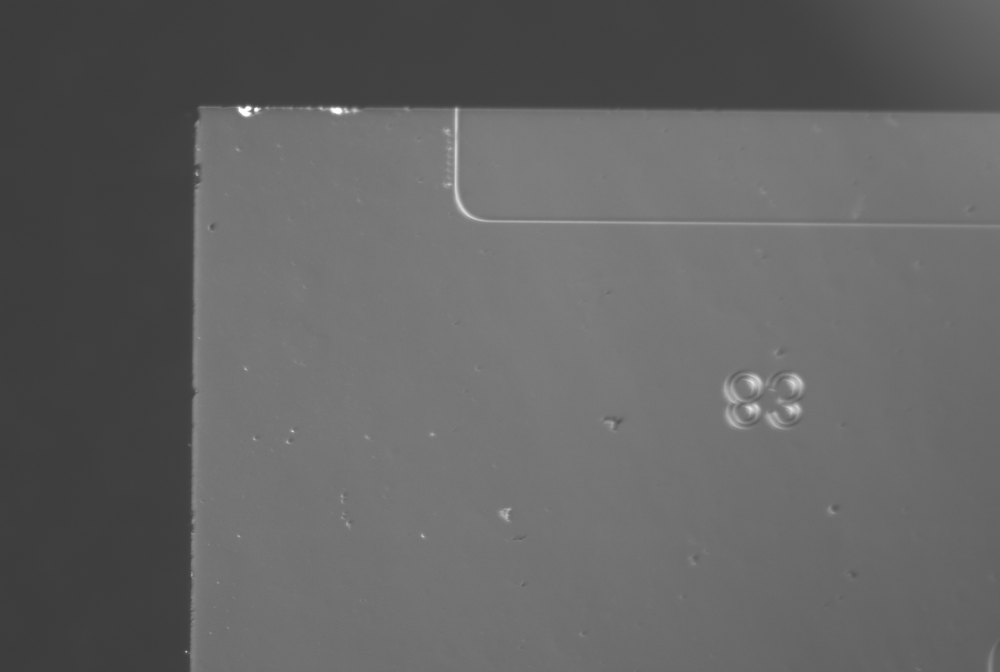
#> input picture data/foto1.png, 1000 x 672 px, shrunk from 3088 x 2076 before the run; its folder holds only this picture in this run
$ python chip_boundary_detection_test.py
#> lines starting #> are read from the running program, lines starting #| are printed output that depends on the picture; after the words box and inside, x2 and y2 are one past the last pixel; in counts of white or black regions, pixels touching at a corner belong together
### src/edge_detection.py
import cv2
import numpy as np

class EdgeDetector:
    def __init__(self, image_path):
        self.image = cv2.imread(image_path)
        if self.image is None:
            raise FileNotFoundError(f"Image at {image_path} not found!")

    def preprocess_image(self, gray):
        # Apply Gaussian blur to reduce noise and improve edge detection
        return cv2.GaussianBlur(gray, (5, 5), 0)

    # def preprocess_image(self, gray):
    #     # Apply bilateral filter to reduce noise and preserve edges
    #     return cv2.bilateralFilter(gray, 9, 75, 75)

    # [10 lines left out: function apply_roi, not called in this run]

    # [7 lines of commented-out code are left out]

    def detect_edges(self):
        gray = cv2.cvtColor(self.image, cv2.COLOR_BGR2GRAY)
        height, width = gray.shape

        # Regions of Interest (ROI)
        vertical_roi = gray[:, :int(width * 0.4)]  # For vertical edge detection
        horizontal_roi = gray[:int(height * 0.4), :]  # For horizontal edge detection

        # Adjusted Canny thresholds for better edge detection
        edges_vertical = cv2.Canny(vertical_roi, 50, 150)  # Tuned for better sensitivity
        edges_horizontal = cv2.Canny(horizontal_roi, 50, 150)

        return edges_vertical, edges_horizontal

    # [17 lines of commented-out code are left out]

    def detect_hough_lines(self, edges_vertical, edges_horizontal):
        # Adjusted Hough Line Transform parameters for better detection
        vertical_lines = cv2.HoughLinesP(edges_vertical, rho=1, theta=np.pi / 180, threshold=50, minLineLength=100,
                                         maxLineGap=20)
        horizontal_lines = cv2.HoughLinesP(edges_horizontal, rho=1, theta=np.pi / 180, threshold=50, minLineLength=100,
                                           maxLineGap=20)

        return vertical_lines, horizontal_lines

### src/chip_boundary_detection.py
from src.edge_detection import EdgeDetector
from src.utils import filter_lines_within_boundary, fit_line_linear_regression, get_line_from_regression
from src.visualizer import Visualizer
import cv2
import matplotlib.pyplot as plt

class ChipBoundaryDetector:
    def __init__(self, image_path):
        self.edge_detector = EdgeDetector(image_path)
        self.image = self.edge_detector.image

    def detect_chip_boundary(self):
        # Detect edges
        edges_vertical, edges_horizontal = self.edge_detector.detect_edges()

        # Visualize edges to debug the detection process
        # self.visualize_edges(edges_vertical, edges_horizontal)

        # Detect Hough lines
        vertical_lines, horizontal_lines = self.edge_detector.detect_hough_lines(edges_vertical, edges_horizontal)

        # Debug information for detected lines
        # print(f"Detected vertical lines: {len(vertical_lines) if vertical_lines is not None else 0}")
        # print(f"Detected horizontal lines: {len(horizontal_lines) if horizontal_lines is not None else 0}")

        # Filter and process lines
        filtered_vertical_lines = filter_lines_within_boundary(vertical_lines, axis='vertical', min_length=100, margin=15)
        filtered_horizontal_lines = filter_lines_within_boundary(horizontal_lines, axis='horizontal', min_length=100, margin=15)

        # Debug information for detected lines
        # print(f"Filtered vertical lines: {len(filtered_vertical_lines)}")
        # print(f"Filtered horizontal lines: {len(filtered_horizontal_lines)}")

        # Fit lines using linear regression (robust handling when there are not enough lines)
        vertical_offset = 20  # Adjust offset for vertical line
        vertical_line = None
        horizontal_line = None

        if len(filtered_vertical_lines) > 1:  # Check we have at least 2 points
            vertical_points = [(x1, y1) for x1, y1, x2, y2 in filtered_vertical_lines]
            slope_v, intercept_v = fit_line_linear_regression(vertical_points, axis='vertical')
            vertical_line = get_line_from_regression(slope_v, intercept_v, self.image.shape, axis='vertical', offset=vertical_offset)

            # Ensure the line is close to the expected left edge (manually set the x position if necessary)
            if vertical_line is not None and vertical_line[0] > self.image.shape[
                1] * 0.9:  # Check if too far to the right
                print("Vertical line too far to the right, adjusting...")
                vertical_line[0] = vertical_line[2] = int(self.image.shape[1] * 0.9)  # Adjust to 90% width position

        if len(filtered_horizontal_lines) > 1:  # Check we have at least 2 points
            horizontal_points = [(x1, y1) for x1, y1, x2, y2 in filtered_horizontal_lines]
            slope_h, intercept_h = fit_line_linear_regression(horizontal_points, axis='horizontal')
            horizontal_line = get_line_from_regression(slope_h, intercept_h, self.image.shape, axis='horizontal')

        return vertical_line, horizontal_line

    def visualize_chip_boundary(self):
        # Get detected boundary lines
        vertical_line, horizontal_line = self.detect_chip_boundary()

        # Use the visualizer to plot the results
        visualizer = Visualizer(self.image)
        visualizer.plot_boundaries(vertical_line, horizontal_line)

    # [25 lines of commented-out code are left out]

### src/utils.py
import numpy as np
from sklearn.linear_model import RANSACRegressor


def filter_lines_within_boundary(lines, axis='horizontal', min_length=150, margin=10):
    filtered_lines = []
    if lines is None:  # Check for NoneType to avoid errors
        return filtered_lines

    for line in lines:
        x1, y1, x2, y2 = line[0]
        length = np.sqrt((x2 - x1) ** 2 + (y2 - y1) ** 2)

        if axis == 'horizontal' and abs(y1 - y2) < margin and length >= min_length:
            filtered_lines.append((x1, y1, x2, y2))
        elif axis == 'vertical' and abs(x1 - x2) < margin and length >= min_length:
            filtered_lines.append((x1, y1, x2, y2))

    print(f"Filtered {len(filtered_lines)} {axis} lines")
    return filtered_lines


def fit_line_linear_regression(points, axis='horizontal'):
    if len(points) < 2:  # Ensure enough points for regression
        return None, None

    if axis == 'horizontal':
        x = np.array([p[0] for p in points])
        y = np.array([p[1] for p in points])
    else:
        x = np.array([p[1] for p in points])
        y = np.array([p[0] for p in points])

    A = np.vstack([x, np.ones(len(x))]).T
    m, b = np.linalg.lstsq(A, y, rcond=None)[0]
    return m, b


def get_line_from_regression(slope, intercept, image_shape, axis='horizontal', offset=0):
    if slope is None or intercept is None:  # Check for invalid regression
        return None

    height, width = image_shape[:2]
    if axis == 'horizontal':
        x1, x2 = 0, width
        y1 = int(slope * x1 + intercept)
        y2 = int(slope * x2 + intercept)
        return np.array([x1, y1, x2, y2], dtype=np.int32)
    else:
        y1, y2 = 0, height
        x1 = int(slope * y1 + intercept) + offset
        x2 = int(slope * y2 + intercept) + offset
        return np.array([x1, y1, x2, y2], dtype=np.int32)

# [10 lines left out: function fit_line_ransac, not called in this run]

### src/visualizer.py
import matplotlib.pyplot as plt
import cv2

class Visualizer:
    def __init__(self, image):
        self.image = image

    # [11 lines left out: function plot_edges, not called in this run]

    def plot_boundaries(self, vertical_line, horizontal_line):
        plt.figure(figsize=(10, 10))
        plt.imshow(cv2.cvtColor(self.image, cv2.COLOR_BGR2RGB))
        plt.title("Detected Chip Boundary")

        # Draw vertical line if present
        if vertical_line is not None:
            x1, y1, x2, y2 = vertical_line
            plt.plot([x1, x2], [y1, y2], color='blue', linewidth=2)  # Green line for vertical boundary

        # Draw horizontal line if present
        if horizontal_line is not None:
            x1, y1, x2, y2 = horizontal_line
            plt.plot([x1, x2], [y1, y2], color='blue', linewidth=2)  # Blue line for horizontal boundary

        plt.axis('on')  # Show coordinates
        plt.show()

    # [42 lines left out: functions plot_waveguide_entrance, plot_combined, not called in this run]

### test/chip_boundary_detection_test.py
import os
from src.chip_boundary_detection import ChipBoundaryDetector


def test_all_images_in_directory(directory_path):
    # Supported image extensions
    image_extensions = ('.png', '.jpg', '.jpeg', '.bmp', '.tiff')

    # Iterate over each file in the directory
    for filename in os.listdir(directory_path):
        # Check if the file is an image based on its extension
        if filename.lower().endswith(image_extensions):
            image_path = os.path.join(directory_path, filename)
            print(f"Testing with image: {image_path}")

            # Create a ChipBoundaryDetector object for each image
            boundary_detector = ChipBoundaryDetector(image_path)

            # Visualize the chip boundary for each image
            boundary_detector.visualize_chip_boundary()


def main():
    # Set the directory containing the images
    image_directory = '../data/'  # Path to the folder containing images

    # Test all images in the directory
    test_all_images_in_directory(image_directory)
#> in __init__, self.image is the input picture: shape (672, 1000, 3); min 59, max 255, mean 99.5
#> in detect_edges, `vertical_roi = gray[:, :int(width * 0.4)]`:
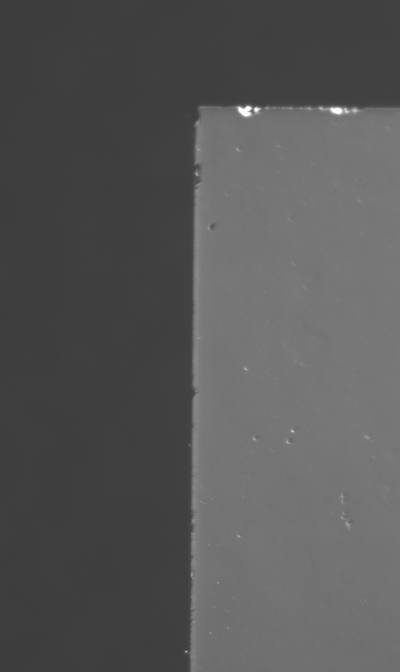
#> vertical_roi: shape (672, 400); min 59, max 255, mean 86.6
#> in detect_edges, `horizontal_roi = gray[:int(height * 0.4), :]`:
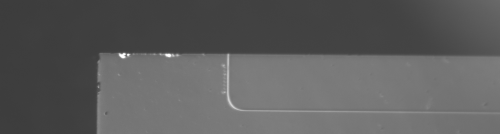
#> horizontal_roi: shape (268, 1000) (shown at 1/2 size); min 59, max 255, mean 92.3
#> in detect_edges, `edges_vertical = cv2.Canny(vertical_roi, 50, 150)`:
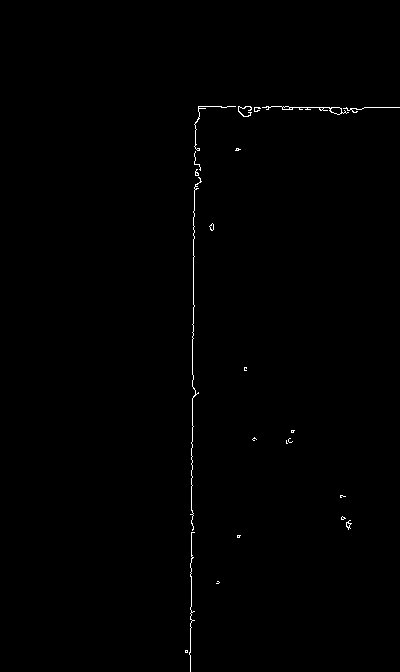
#> edges_vertical: shape (672, 400); 0.41% white in thin lines or dots, all inside (x1, y1, x2, y2) = (185, 106, 400, 672)
#> in detect_edges, `edges_horizontal = cv2.Canny(horizontal_roi, 50, 150)`:
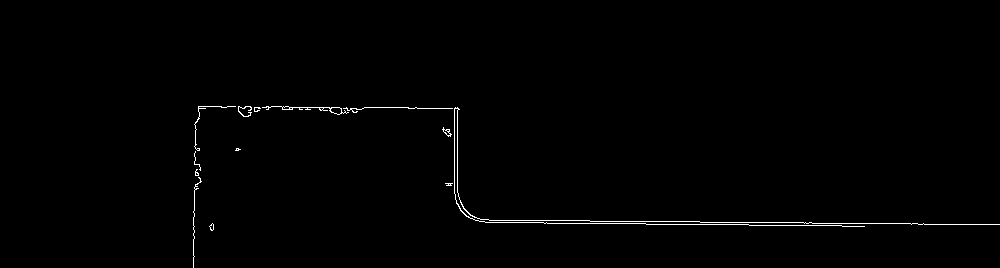
#> edges_horizontal: shape (268, 1000); 0.69% white in thin lines or dots, all inside (x1, y1, x2, y2) = (193, 106, 1000, 268)
#> in detect_hough_lines, `vertical_lines = cv2.HoughLinesP(edges_vertical, rho=1, theta=np.pi / ..`: vertical_lines = [[193, 300, 196, 121], [192, 485, 192, 324], [200, 106, 363, 108], [238, 108, 352, 110]]
#> in detect_hough_lines, `horizontal_lines = cv2.HoughLinesP(edges_horizontal, rho=1, theta=np.p..`: horizontal_lines = [[804, 223, 923, 223], [700, 222, 811, 222], [221, 107, 416, 107], [238, 108, 363, 108]]
#> the loop in filter_lines_within_boundary, `for line in lines:` made 4 passes
#> (x1, y1, x2, y2, length) on passes 1 to 4: (193, 300, 196, 121, 179), (192, 485, 192, 324, 161), (200, 106, 363, 108, 163), (238, 108, 352, 110, 114)
#> after the loop in filter_lines_within_boundary, `for line in lines:`: filtered_lines = [(193, 300, 196, 121), (192, 485, 192, 324)]
#| Filtered 2 vertical lines
#> the loop in filter_lines_within_boundary (call 2), `for line in lines:` made 4 passes
#> (x1, y1, x2, y2, length) on passes 1 to 4: (804, 223, 923, 223, 119), (700, 222, 811, 222, 111), (221, 107, 416, 107, 195), (238, 108, 363, 108, 125)
#| Filtered 4 horizontal lines
#> in detect_chip_boundary, `filtered_horizontal_lines = filter_lines_within_boundary(horizontal_li..`: filtered_horizontal_lines = [(804, 223, 923, 223), (700, 222, 811, 222), (221, 107, 416, 107), (238, 108, 363, 108)]
#> in detect_chip_boundary, `vertical_points = [(x1, y1) for x1, y1, x2, y2 in filtered_vertical_li..`: vertical_points = [(193, 300), (192, 485)]
#> in fit_line_linear_regression, `x = np.array([p[1] for p in points])`: x = [300, 485]
#> in fit_line_linear_regression, `y = np.array([p[0] for p in points])`: y = [193, 192]
#> in fit_line_linear_regression, `A = np.vstack([x, np.ones(len(x))]).T`: A = [[300, 1], [485, 1]]
#> in fit_line_linear_regression, `m, b = np.linalg.lstsq(A, y, rcond=None)[0]`: m = -0.00541; b = 194.6
#> in detect_chip_boundary, `slope_v, intercept_v = fit_line_linear_regression(vertical_points, axi..`: slope_v = -0.00541; intercept_v = 194.6
#> in get_line_from_regression, `x1 = int(slope * y1 + intercept) + offset`: x1 = 214
#> in get_line_from_regression, `x2 = int(slope * y2 + intercept) + offset`: x2 = 210
#> in detect_chip_boundary, `vertical_line = get_line_from_regression(slope_v, intercept_v, self.im..`: vertical_line = [214, 0, 210, 672]
#> in detect_chip_boundary, `horizontal_points = [(x1, y1) for x1, y1, x2, y2 in filtered_horizonta..`: horizontal_points = [(804, 223), (700, 222), (221, 107), (238, 108)]
#> in detect_chip_boundary, `slope_h, intercept_h = fit_line_linear_regression(horizontal_points, a..`: slope_h = 0.216; intercept_h = 59.03
#> in detect_chip_boundary, `horizontal_line = get_line_from_regression(slope_h, intercept_h, self...`: horizontal_line = [0, 59, 1000, 274]
#> in visualize_chip_boundary, `vertical_line, horizontal_line = self.detect_chip_boundary()`: vertical_line = [214, 0, 210, 672]; horizontal_line = [0, 59, 1000, 274]
#> in plot_boundaries, `x1, y1, x2, y2 = vertical_line`: x1 = 214; y1 = 0; x2 = 210; y2 = 672
#> in plot_boundaries, `x1, y1, x2, y2 = horizontal_line`: x1 = 0; y1 = 59; x2 = 1000; y2 = 274
#> in plot_boundaries, `plt.show()`:
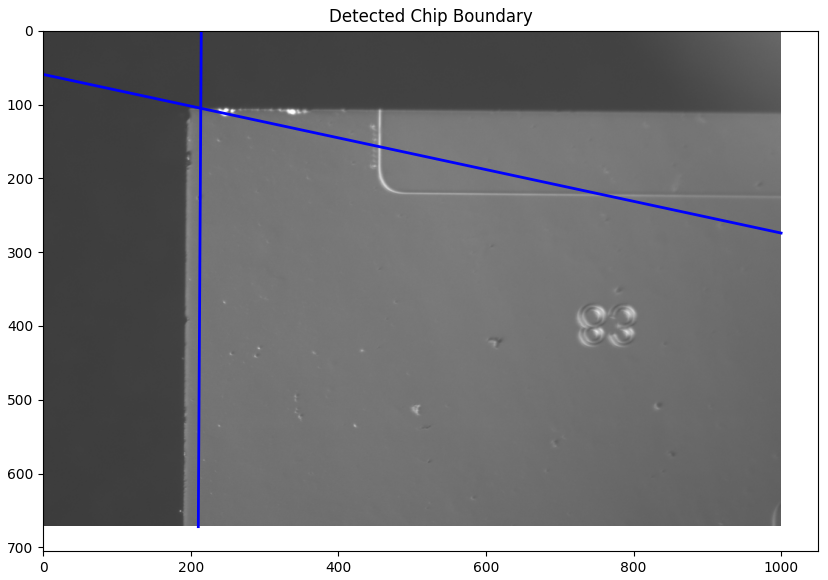
#> figure drawn by matplotlib, 1 panel


if __name__ == "__main__":
    main()

$ run again, on data/foto4.png
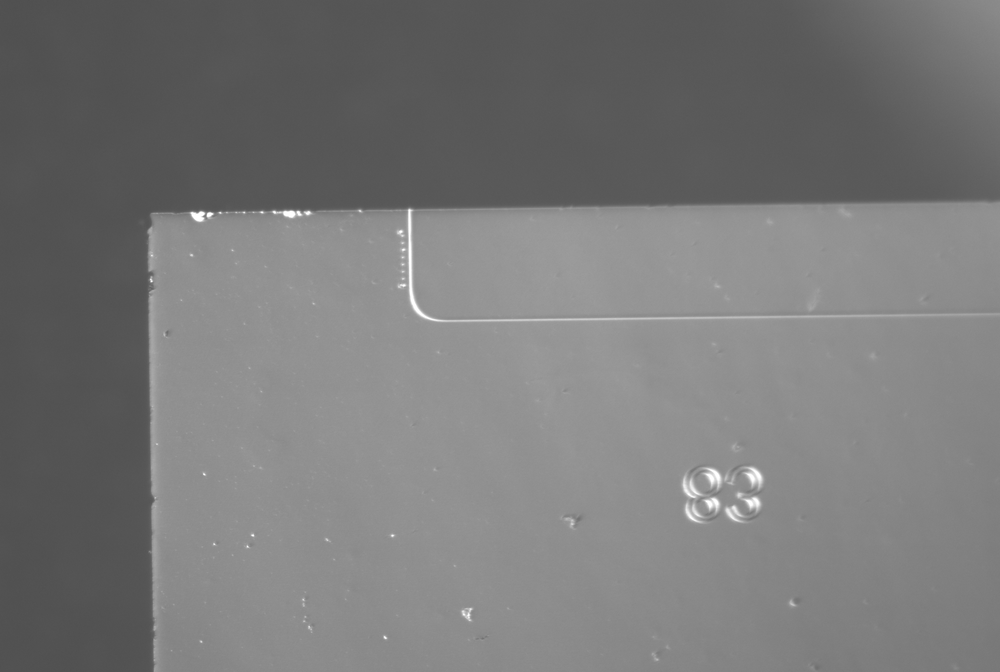
#> input picture data/foto4.png, 1000 x 672 px, shrunk from 3088 x 2076 before the run
#> in __init__, self.image is the input picture: shape (672, 1000, 3); min 79, max 255, mean 120
#> in detect_edges, `edges_vertical = cv2.Canny(vertical_roi, 50, 150)`:
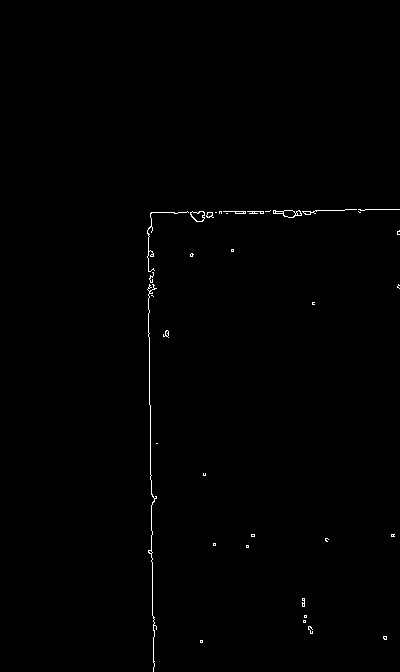
#> edges_vertical: shape (672, 400); 0.43% white in thin lines or dots, all inside (x1, y1, x2, y2) = (147, 209, 400, 672)
#> edges_horizontal: shape (268, 1000); 0.48% white in thin lines or dots, all inside (x1, y1, x2, y2) = (147, 201, 1000, 268)
#> in detect_hough_lines, `vertical_lines = cv2.HoughLinesP(edges_vertical, rho=1, theta=np.pi / ..`: vertical_lines = [[151, 505, 153, 669], [151, 212, 299, 210], [147, 256, 149, 380], [174, 213, 364, 210]]
#> in detect_hough_lines, `horizontal_lines = cv2.HoughLinesP(edges_horizontal, rho=1, theta=np.p..`: horizontal_lines = [[778, 204, 999, 201], [174, 213, 462, 208], [622, 206, 777, 204], [177, 213, 315, 213]]
#> the loop in filter_lines_within_boundary, `for line in lines:` made 4 passes
#> (x1, y1, x2, y2, length) on passes 1 to 4: (151, 505, 153, 669, 164), (151, 212, 299, 210, 148), (147, 256, 149, 380, 124), (174, 213, 364, 210, 190)
#> after the loop in filter_lines_within_boundary, `for line in lines:`: filtered_lines = [(151, 505, 153, 669), (147, 256, 149, 380)]
#| Filtered 2 vertical lines
#> the loop in filter_lines_within_boundary (call 2), `for line in lines:` made 4 passes
#> (x1, y1, x2, y2, length) on passes 1 to 4: (778, 204, 999, 201, 221), (174, 213, 462, 208, 288), (622, 206, 777, 204, 155), (177, 213, 315, 213, 138)
#| Filtered 4 horizontal lines
#> filtered_horizontal_lines = [(778, 204, 999, 201), (174, 213, 462, 208), (622, 206, 777, 204), (177, 213, 315, 213)]
#> vertical_points = [(151, 505), (147, 256)]
#> in fit_line_linear_regression, `x = np.array([p[1] for p in points])`: x = [505, 256]
#> in fit_line_linear_regression, `y = np.array([p[0] for p in points])`: y = [151, 147]
#> A = [[505, 1], [256, 1]]
#> m = 0.0161; b = 142.9
#> slope_v = 0.0161; intercept_v = 142.9
#> in get_line_from_regression, `x1 = int(slope * y1 + intercept) + offset`: x1 = 162
#> in get_line_from_regression, `x2 = int(slope * y2 + intercept) + offset`: x2 = 173
#> in detect_chip_boundary, `vertical_line = get_line_from_regression(slope_v, intercept_v, self.im..`: vertical_line = [162, 0, 173, 672]
#> horizontal_points = [(778, 204), (174, 213), (622, 206), (177, 213)]
#> slope_h = -0.0151; intercept_h = 215.6
#> in detect_chip_boundary, `horizontal_line = get_line_from_regression(slope_h, intercept_h, self...`: horizontal_line = [0, 215, 1000, 200]
#> in visualize_chip_boundary, `vertical_line, horizontal_line = self.detect_chip_boundary()`: vertical_line = [162, 0, 173, 672]; horizontal_line = [0, 215, 1000, 200]
#> in plot_boundaries, `x1, y1, x2, y2 = vertical_line`: x1 = 162; y1 = 0; x2 = 173; y2 = 672
#> in plot_boundaries, `x1, y1, x2, y2 = horizontal_line`: x1 = 0; y1 = 215; x2 = 1000; y2 = 200
#> in plot_boundaries, `plt.show()`:
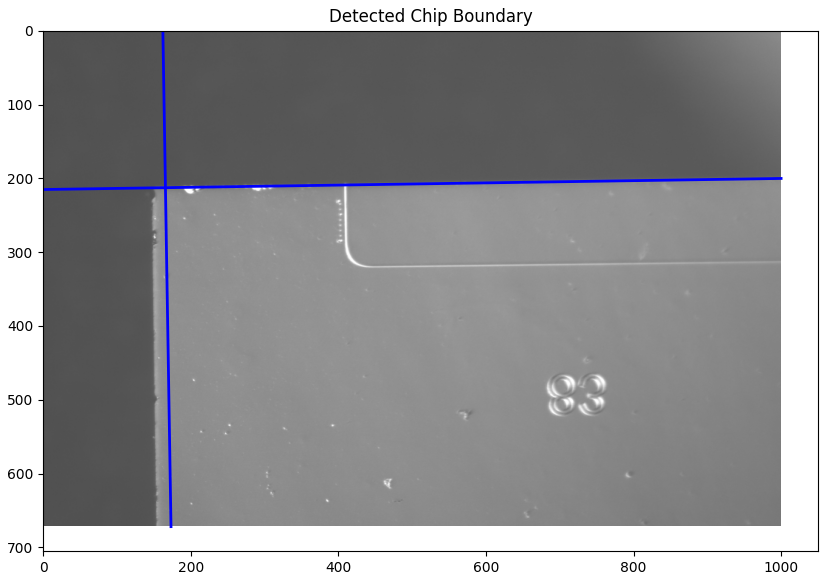
#> figure drawn by matplotlib, 1 panel
